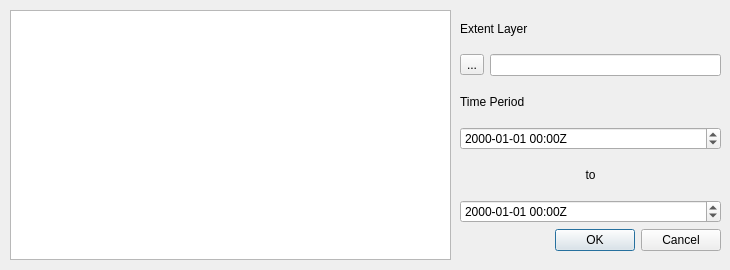
<?xml version="1.0" encoding="UTF-8"?>
<ui version="4.0">
 <class>STACBrowserDialogBase</class>
 <widget class="QDialog" name="STACBrowserDialogBase">
  <property name="geometry">
   <rect>
    <x>0</x>
    <y>0</y>
    <width>730</width>
    <height>270</height>
   </rect>
  </property>
  <property name="windowTitle">
   <string>STAC Browser</string>
  </property>
  <widget class="QScrollArea" name="scrollArea">
   <property name="geometry">
    <rect>
     <x>10</x>
     <y>10</y>
     <width>441</width>
     <height>250</height>
    </rect>
   </property>
   <property name="frameShape">
    <enum>QFrame::NoFrame</enum>
   </property>
   <property name="frameShadow">
    <enum>QFrame::Sunken</enum>
   </property>
   <property name="widgetResizable">
    <bool>true</bool>
   </property>
   <widget class="QWidget" name="scrollAreaWidgetContents">
    <property name="geometry">
     <rect>
      <x>0</x>
      <y>0</y>
      <width>441</width>
      <height>250</height>
     </rect>
    </property>
    <widget class="QListView" name="list">
     <property name="geometry">
      <rect>
       <x>0</x>
       <y>0</y>
       <width>441</width>
       <height>250</height>
      </rect>
     </property>
     <property name="spacing">
      <number>0</number>
     </property>
    </widget>
   </widget>
  </widget>
  <widget class="QWidget" name="verticalLayoutWidget">
   <property name="geometry">
    <rect>
     <x>460</x>
     <y>10</y>
     <width>261</width>
     <height>241</height>
    </rect>
   </property>
   <layout class="QVBoxLayout" name="verticalLayout">
    <item>
     <widget class="QLabel" name="label">
      <property name="text">
       <string>Extent Layer</string>
      </property>
     </widget>
    </item>
    <item>
     <layout class="QHBoxLayout" name="horizontalLayout">
      <item>
       <widget class="QToolButton" name="selectLayerButton">
        <property name="layoutDirection">
         <enum>Qt::LeftToRight</enum>
        </property>
        <property name="text">
         <string>...</string>
        </property>
       </widget>
      </item>
      <item>
       <widget class="QLineEdit" name="layerName">
        <property name="readOnly">
         <bool>true</bool>
        </property>
       </widget>
      </item>
     </layout>
    </item>
    <item>
     <widget class="QLabel" name="label_2">
      <property name="text">
       <string>Time Period</string>
      </property>
     </widget>
    </item>
    <item>
     <widget class="QDateTimeEdit" name="startPeriod">
      <property name="displayFormat">
       <string>yyyy-MM-dd HH:mmZ</string>
      </property>
     </widget>
    </item>
    <item>
     <widget class="QLabel" name="label_3">
      <property name="text">
       <string>to</string>
      </property>
      <property name="alignment">
       <set>Qt::AlignCenter</set>
      </property>
     </widget>
    </item>
    <item>
     <widget class="QDateTimeEdit" name="endPeriod">
      <property name="displayFormat">
       <string>yyyy-MM-dd HH:mmZ</string>
      </property>
     </widget>
    </item>
    <item>
     <widget class="QDialogButtonBox" name="button_box">
      <property name="orientation">
       <enum>Qt::Horizontal</enum>
      </property>
      <property name="standardButtons">
       <set>QDialogButtonBox::Cancel|QDialogButtonBox::Ok</set>
      </property>
     </widget>
    </item>
   </layout>
  </widget>
 </widget>
 <resources/>
 <connections>
  <connection>
   <sender>button_box</sender>
   <signal>accepted()</signal>
   <receiver>STACBrowserDialogBase</receiver>
   <slot>accept()</slot>
   <hints>
    <hint type="sourcelabel">
     <x>20</x>
     <y>20</y>
    </hint>
    <hint type="destinationlabel">
     <x>20</x>
     <y>20</y>
    </hint>
   </hints>
  </connection>
  <connection>
   <sender>button_box</sender>
   <signal>rejected()</signal>
   <receiver>STACBrowserDialogBase</receiver>
   <slot>reject()</slot>
   <hints>
    <hint type="sourcelabel">
     <x>20</x>
     <y>20</y>
    </hint>
    <hint type="destinationlabel">
     <x>20</x>
     <y>20</y>
    </hint>
   </hints>
  </connection>
 </connections>
</ui>
